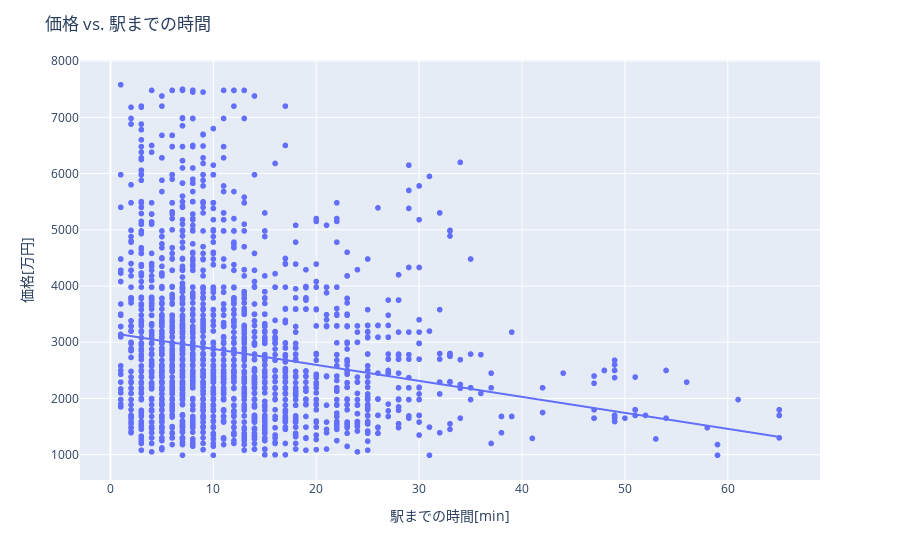

The code cell stored with this chart in its notebook:
### Markdown cell above
### 価格 vs. 駅までの時間

### Code cell
fig = px.scatter(df_filtered, x="minutes", y="price", trendline="ols")
fig.update_layout(
    title="価格 vs. 駅までの時間", xaxis_title="駅までの時間[min]", yaxis_title="価格[万円]"
)
fig.show()

### Figure 1 — Plotly figure (JSON) as saved in the notebook; plotly's stock layout.template omitted (floating-point values rounded to 4 significant figures; data arrays with more than 128 entries replaced by an {"elided": "..."} marker saying what was removed)
{"data": [{"hovertemplate": "minutes=%{x}<br>price=%{y}<extra></extra>", "legendgroup": "", "marker": {"color": "#636efa", "symbol": "circle"}, "mode": "markers", "name": "", "showlegend": false, "type": "scattergl", "x": {"elided": "2846 int values"}, "xaxis": "x", "y": {"elided": "2846 int values"}, "yaxis": "y"}, {"hovertemplate": "<b>OLS trendline</b><br>price = -28.4494 * minutes + 3166.35<br>R<sup>2</sup>=0.043392<br><br>minutes=%{x}<br>price=%{y} <b>(trend)</b><extra></extra>", "legendgroup": "", "marker": {"color": "#636efa", "symbol": "circle"}, "mode": "lines", "name": "", "showlegend": false, "type": "scattergl", "x": {"elided": "2846 int values"}, "xaxis": "x", "y": {"elided": "2846 float values"}, "yaxis": "y"}], "layout": {"legend": {"tracegroupgap": 0}, "margin": {"t": 60}, "title": {"text": "価格 vs. 駅までの時間"}, "xaxis": {"anchor": "y", "domain": [0, 1], "title": {"text": "駅までの時間[min]"}}, "yaxis": {"anchor": "x", "domain": [0, 1], "title": {"text": "価格[万円]"}}}}
